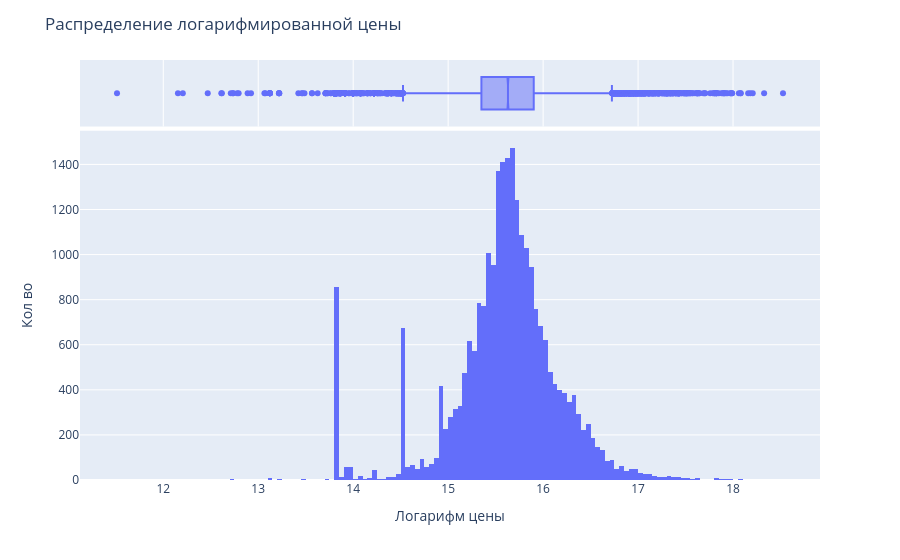

Write notebook code for a chart like this one.
### Markdown cell above
У таргета есть явный тяжелый правый хвост, попробуем логарифмировать

### Code cell
fig = px.histogram(x=np.log1p(df_train['price_doc']), marginal='box')
fig.update_layout(
    title='Распределение логарифмированной цены',
    xaxis_title="Логарифм цены",
    yaxis_title="Кол во"
)
fig.show()

### Figure 1 — Plotly figure (JSON) as saved in the notebook; plotly's stock layout.template omitted (floating-point values rounded to 4 significant figures; data arrays with more than 128 entries replaced by an {"elided": "..."} marker saying what was removed)
{"data": [{"bingroup": "x", "hovertemplate": "x=%{x}<br>count=%{y}<extra></extra>", "legendgroup": "", "marker": {"color": "#636efa", "pattern": {"shape": ""}}, "name": "", "orientation": "v", "showlegend": false, "type": "histogram", "x": {"elided": "25445 float values"}, "xaxis": "x", "yaxis": "y"}, {"hovertemplate": "x=%{x}<extra></extra>", "legendgroup": "", "marker": {"color": "#636efa"}, "name": "", "notched": true, "showlegend": false, "type": "box", "x": {"elided": "25445 float values"}, "xaxis": "x2", "yaxis": "y2"}], "layout": {"barmode": "relative", "legend": {"tracegroupgap": 0}, "margin": {"t": 60}, "title": {"text": "Распределение логарифмированной цены"}, "xaxis": {"anchor": "y", "domain": [0, 1], "title": {"text": "Логарифм цены"}}, "xaxis2": {"anchor": "y2", "domain": [0, 1], "matches": "x", "showgrid": true, "showticklabels": false}, "yaxis": {"anchor": "x", "domain": [0, 0.8316], "title": {"text": "Кол во"}}, "yaxis2": {"anchor": "x2", "domain": [0.8416, 1], "matches": "y2", "showgrid": false, "showline": false, "showticklabels": false, "ticks": ""}}}
